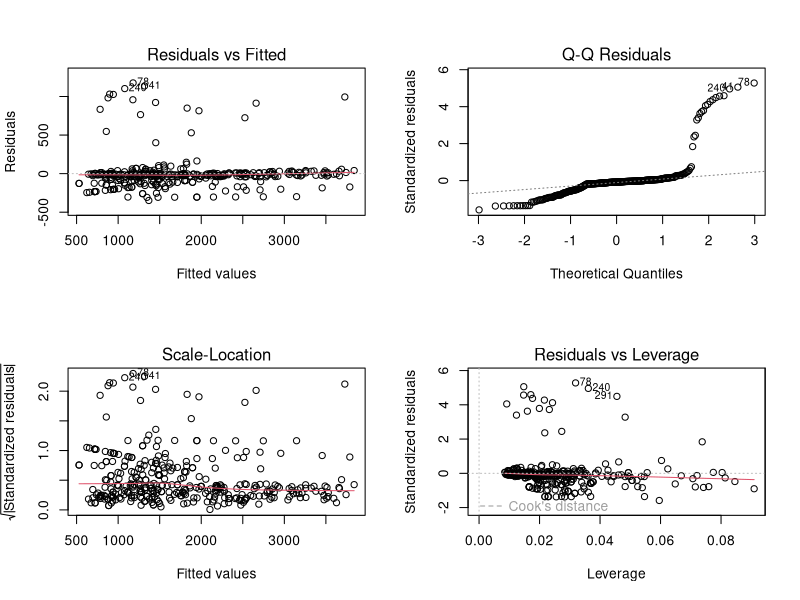
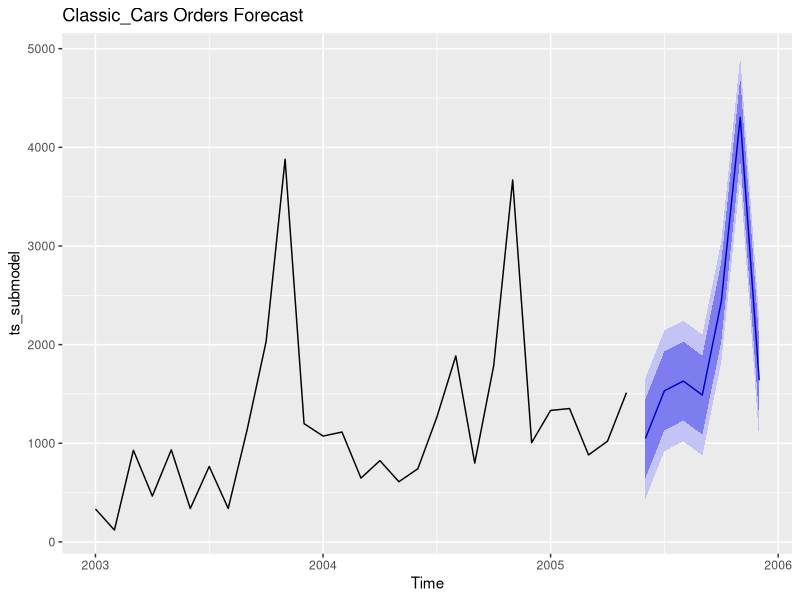
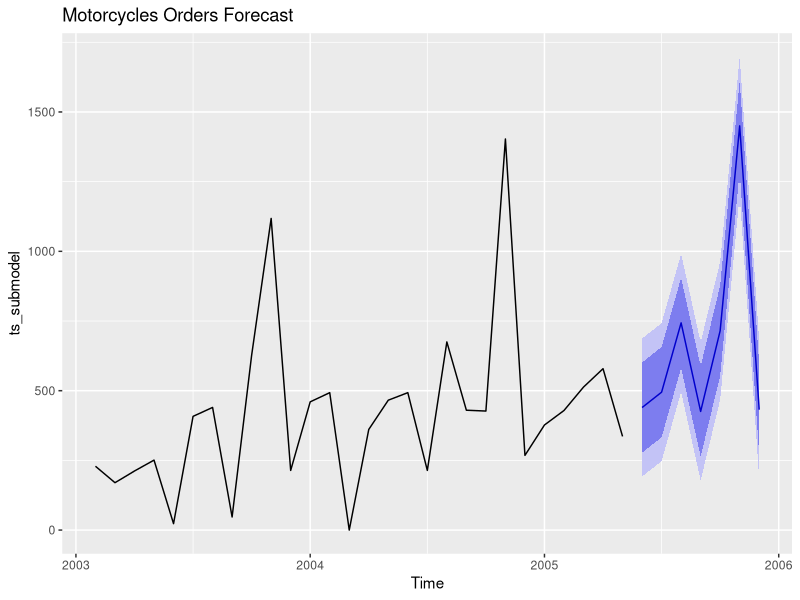
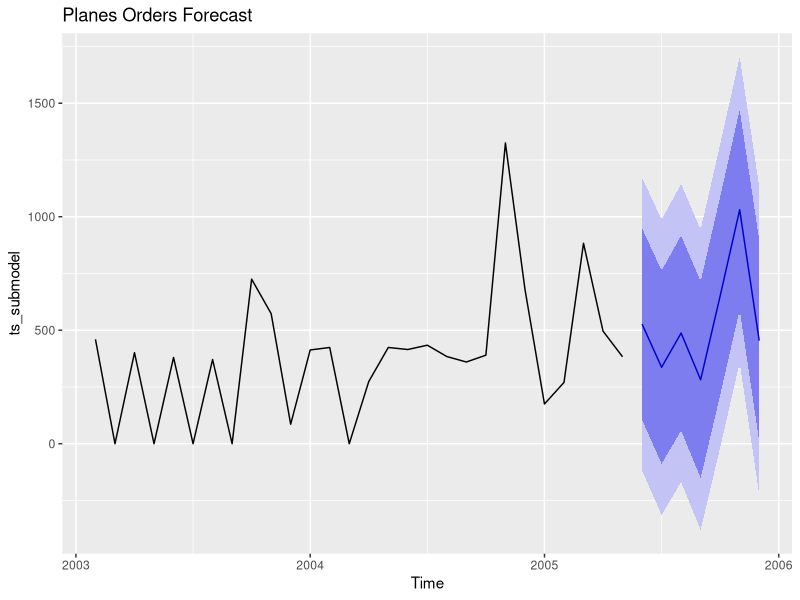
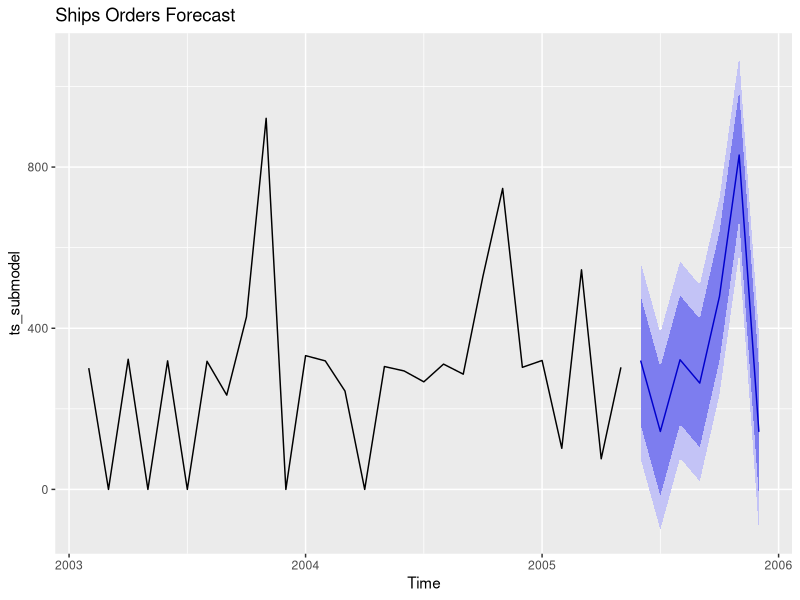
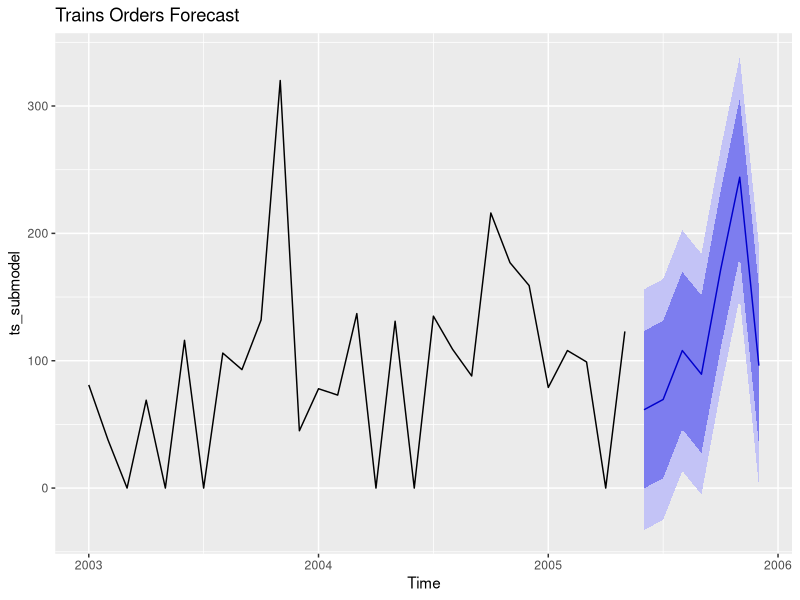
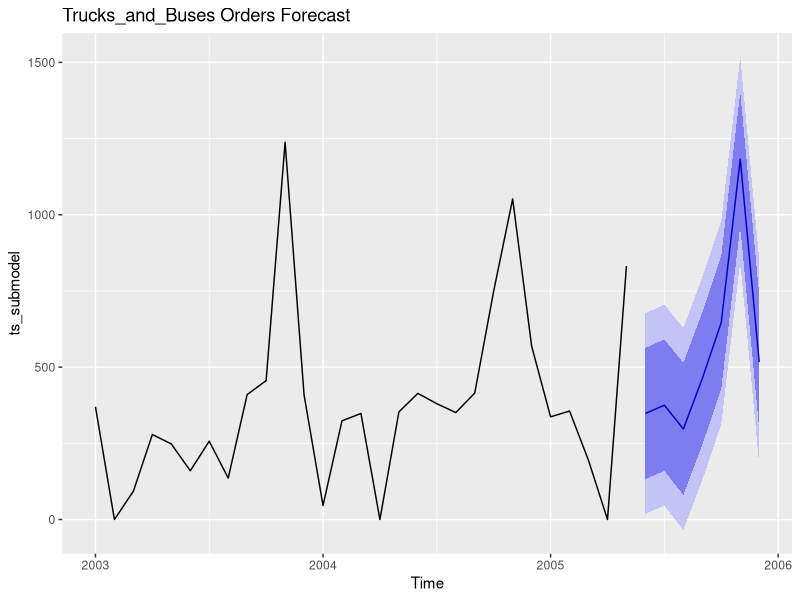
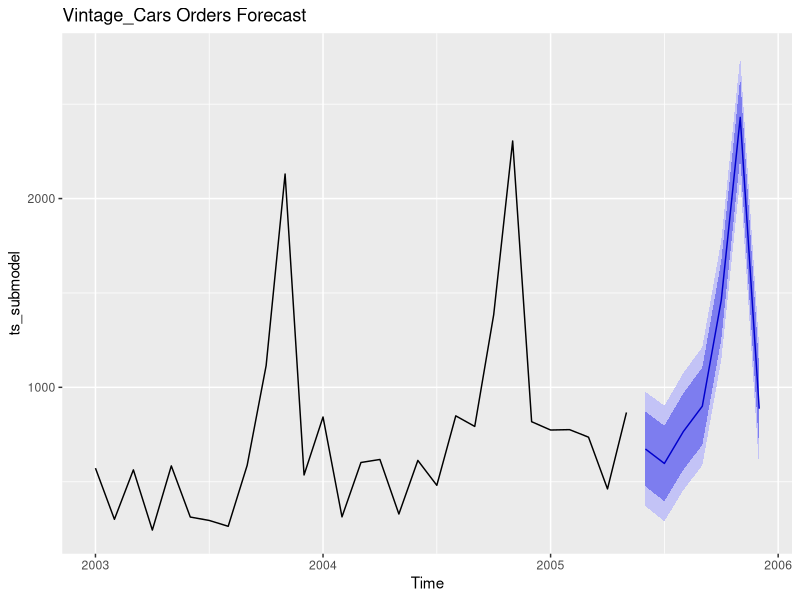

Write the R code that produced these figures, in order. (Note: this script raises an error after producing the figures.)
## ---- chunk 1
library(tidyverse)
library(readr)
library(lubridate)
library(forecast)
library(tseries)
## ---- chunk 2
# Import data, convert weeks into date datatype
production_data <- read_csv('CSV/weekly_factory_production.csv',
                            col_types = cols(
                              week = col_date(format = "%Y-%m-%d")))
# Are there null vals
colSums((is.na(production_data)))

# Add month column
production_data$MONTH_PRODUCED <- format(production_data$week, "%Y-%m")

# Rename all columns to exclude spaces
production_data <- production_data %>%
  rename(
     "Classic_Cars" = `Classic Cars`,
     "Trucks_and_Buses" = `Trucks and Buses`,
     "Vintage_Cars" = `Vintage Cars` 
  )


# The outlier column indicates sections of weekly cost data that deviates from the norm. Create a flag column with 1 indicating that the row has outlieing data
production_data$outlier_flag <- if_else(production_data$outlier > 0, 1, 0)

# Calculate total production
production_data$TOTAL_UNITS <- production_data$Classic_Cars + production_data$Motorcycles + production_data$Planes + production_data$Ships + production_data$Trucks_and_Buses+production_data$Vintage_Cars

# Calculate item production costs
production_data$`AGGREGATE_CPU` <- production_data$weekly_cost / production_data$TOTAL_UNITS
## ---- chunk 3
# Import sales data, Convert N/A values back to North America, and format date
sales_data <- read_csv("CSV/sales_data_sample_cleaned.csv")
sales_data$TERRITORY[is.na(sales_data$TERRITORY)] <- "NA"
sales_data$ORDERDATE <- mdy(sales_data$ORDERDATE)

# Create a Month_Ordered Column containing the month and year combined
sales_data$MONTH_ORDERED <- format(sales_data$ORDERDATE, "%Y-%m")

sales_data <- sales_data %>%
  mutate(PRODUCTLINE = gsub(" ", "_", PRODUCTLINE))

## ---- chunk 4
regression_products <- lm(data = production_data, weekly_cost ~ Classic_Cars + Motorcycles +
                            Planes + Ships + Trucks_and_Buses + Vintage_Cars)
summary(regression_products)
## ---- chunk 5
F0_Production <- production_data %>% filter(factory_id == "0")
F1_Production <- production_data %>% filter(factory_id == "1")
F2_Production <- production_data %>% filter(factory_id == "2")

## ---- chunk 6
f0_regression <- lm(data = F0_Production, weekly_cost ~ Classic_Cars + Ships)
summary(f0_regression)

f1_regression <- lm(data = F1_Production,weekly_cost ~  Motorcycles +Trucks_and_Buses)
summary(f1_regression)

f2_regression <- lm(data = F2_Production,weekly_cost ~ Planes+Vintage_Cars)
summary(f2_regression)

#include the factory for the regression
Master_Regression <- lm(weekly_cost ~ Classic_Cars + Motorcycles + Planes + Ships + 
                  Trucks_and_Buses + Vintage_Cars + factor(factory_id), 
                  data = production_data,
                  weights = if_else(production_data$outlier == 0, 1, 0))
summary(Master_Regression)
par(mfrow=c(2,2))
plot(Master_Regression)
par(mfrow=c(1,1))
## ---- chunk 7
# Crate a long format of production data
weekly_productions_by_productline <- production_data %>% 
  group_by(MONTH_PRODUCED) %>%
  pivot_longer(
    cols = c(Classic_Cars,Motorcycles, Planes, Ships, Trucks_and_Buses, Vintage_Cars),
    names_to = "PRODUCTLINE",
    values_to = "UNITS_PRODUCED"
  )
# Calculate product costs
weekly_productions_by_productline$AGG_PRODUCT_COSTS <- weekly_productions_by_productline$`AGGREGATE_CPU`* weekly_productions_by_productline$UNITS_PRODUCED
 
# Assign predicted coefficients of regression model to long format model
reg_coeffs <- coef(Master_Regression)
#Clean up the back ticks generated in production line names
names(reg_coeffs) <- gsub("`","", names(reg_coeffs))
# Define the base production intercept
base_intercept <- reg_coeffs["(Intercept)"]

# Implement regression calculated product cost per unit
weekly_productions_by_productline <- weekly_productions_by_productline %>%
  mutate(
    REGRESSION_CPU = ifelse(TOTAL_UNITS > 0,
                            reg_coeffs[PRODUCTLINE],
                            0)
    )

# add intercepts based on factory id_ factory 0 is base ID
weekly_productions_by_productline <- weekly_productions_by_productline %>%
  mutate(
    REG_FACTORY_BASE_COST = base_intercept + case_when(
      factory_id == 1 ~ reg_coeffs["factor(factory_id)1"],
      factory_id == 2 ~ reg_coeffs["factor(factory_id)2"],
      TRUE            ~ 0 # This handles Factory 0
    )
  )
# add regression product costs
weekly_productions_by_productline$REG_TTL_PROD_COST_NO_BASE <- weekly_productions_by_productline$REGRESSION_CPU * weekly_productions_by_productline$UNITS_PRODUCED

weekly_productions_by_productline
## ---- chunk 8
# condense the data by month and product line
monthly_productions_factory_X_productline <- weekly_productions_by_productline %>%
  group_by(MONTH_PRODUCED, PRODUCTLINE, factory_id) %>%
  summarise(
    TOTAL_UNITS_PRODUCED = sum(UNITS_PRODUCED),
    .groups = "drop"
  ) %>% filter(TOTAL_UNITS_PRODUCED != 0)
# Implement regression calculated product cost per unit
monthly_productions_factory_X_productline <- monthly_productions_factory_X_productline %>%
  mutate(
    REGRESSION_CPU = ifelse(TOTAL_UNITS_PRODUCED > 0,
                            reg_coeffs[PRODUCTLINE],
                            0)
    )

# add intercepts based on factory id_ factory 0 is base ID
monthly_productions_factory_X_productline <-monthly_productions_factory_X_productline %>%
  mutate(
    REG_FACTORY_BASE_COST = base_intercept + case_when(
      factory_id == 1 ~ reg_coeffs["factor(factory_id)1"],
      factory_id == 2 ~ reg_coeffs["factor(factory_id)2"],
      TRUE            ~ 0 # This handles Factory 0
    )
  )
# add regression product costs without base
monthly_productions_factory_X_productline$REG_PROD_COST_NO_BASE <-monthly_productions_factory_X_productline$REGRESSION_CPU * monthly_productions_factory_X_productline$TOTAL_UNITS_PRODUCED
# add regression product costs with base
monthly_productions_factory_X_productline$AVG_PRODUCTION_COST_W_BASE <- monthly_productions_factory_X_productline$REGRESSION_CPU *
  monthly_productions_factory_X_productline$TOTAL_UNITS_PRODUCED + 
  monthly_productions_factory_X_productline$REG_FACTORY_BASE_COST

monthly_productions_factory_X_productline

## ---- chunk 9
#Calculate average price by product type- used for product monthly data
monthly_sales_by_productline <- sales_data %>%
  group_by(MONTH_ORDERED, PRODUCTLINE) %>%
  summarise(
    MIN_PRICE_SOLD = min(PRICEEACH, na.rm = TRUE),
      AVG_PRICE_SOLD = mean(PRICEEACH, na.rm = TRUE),
    MAX_PRICE_SOLD = max(PRICEEACH, na.rm = TRUE),
    AVG_SHIPPED_PER_ORDER = mean(QUANTITYORDERED, na.rm = TRUE),
    TOTAL_SHIPPED = sum(QUANTITYORDERED, na.rm = TRUE),
    TOTAL_SALES = sum(SALES)
  )
monthly_sales_by_productline

Final_SalesXProduction_Productline <- monthly_productions_factory_X_productline %>%
  full_join(monthly_sales_by_productline,
            by = c("MONTH_PRODUCED" = "MONTH_ORDERED","PRODUCTLINE"))
# Calculate profits per product
Final_SalesXProduction_Productline$MIN_PRODUCT_PROFIT <- Final_SalesXProduction_Productline$MIN_PRICE_SOLD - Final_SalesXProduction_Productline$REGRESSION_CPU
Final_SalesXProduction_Productline$AVG_PRODUCT_PROFIT <- Final_SalesXProduction_Productline$AVG_PRICE_SOLD - Final_SalesXProduction_Productline$REGRESSION_CPU
Final_SalesXProduction_Productline$Max_PRODUCT_PROFIT <- Final_SalesXProduction_Productline$MAX_PRICE_SOLD - Final_SalesXProduction_Productline$REGRESSION_CPU
            
# Add Average Revenue per product
Final_SalesXProduction_Productline$MIN_TOTAL_REVENUE <- Final_SalesXProduction_Productline$TOTAL_SHIPPED * Final_SalesXProduction_Productline$MIN_PRICE_SOLD
Final_SalesXProduction_Productline$AVG_TOTAL_REVENUE <- Final_SalesXProduction_Productline$TOTAL_SHIPPED * Final_SalesXProduction_Productline$AVG_PRICE_SOLD
Final_SalesXProduction_Productline$MAX_TOTAL_REVENUE <- Final_SalesXProduction_Productline$TOTAL_SHIPPED * Final_SalesXProduction_Productline$MAX_PRICE_SOLD
# Add average profit 
Final_SalesXProduction_Productline$MIN_TOTAL_PROFIT <- Final_SalesXProduction_Productline$MIN_TOTAL_REVENUE - Final_SalesXProduction_Productline$AVG_PRODUCTION_COST_W_BASE
Final_SalesXProduction_Productline$AVG_TOTAL_PROFIT <- Final_SalesXProduction_Productline$AVG_TOTAL_REVENUE - Final_SalesXProduction_Productline$AVG_PRODUCTION_COST_W_BASE
Final_SalesXProduction_Productline$MAX_TOTAL_PROFIT <- Final_SalesXProduction_Productline$MAX_TOTAL_REVENUE - Final_SalesXProduction_Productline$AVG_PRODUCTION_COST_W_BASE
Final_SalesXProduction_Productline$ACTUAL_TOTAL_PROFIT <- Final_SalesXProduction_Productline$TOTAL_SALES - Final_SalesXProduction_Productline$AVG_PRODUCTION_COST_W_BASE

Final_SalesXProduction_Productline
## ---- chunk 10
#predicted weekly costs
production_data$PREDICTED_WEEKLY_COST <- predict(Master_Regression, newdata = production_data)

Summary_Monthly_Data <- production_data %>%
  group_by(MONTH_PRODUCED) %>%
  summarise(
    MONTHLY_PRODUCTION  = sum(TOTAL_UNITS),
    ACTUAL_MONTHLY_COST = sum(weekly_cost),
    PRED_MONTHLY_COST   = sum(PREDICTED_WEEKLY_COST),
    #Actual Cost Per Unit
    ACTUAL_AVG_CPU      = ACTUAL_MONTHLY_COST / MONTHLY_PRODUCTION,
    # Predicted Cost Per Unit
    REGRESSION_AVG_CPU  = PRED_MONTHLY_COST / MONTHLY_PRODUCTION,
    CPU_VARIANCE        = ACTUAL_AVG_CPU - REGRESSION_AVG_CPU
  )
#Calculate average price by month - used for monthly data
Monthly_Sales_Data <- sales_data %>%
  group_by(MONTH_ORDERED) %>%
  summarise(
    MIN_PRICE_SOLD = min(PRICEEACH, na.rm = TRUE),
    AVG_PRICE_SOLD = mean(PRICEEACH, na.rm = TRUE),
    MAX_PRICE_SOLD = max(PRICEEACH, na.rm = TRUE),
    AVG_SHIPPED_PER_ORDER = mean(QUANTITYORDERED, na.rm = TRUE),
    TOTAL_SHIPPED = sum(QUANTITYORDERED, na.rm = TRUE),
    TOTAL_SALES = sum(SALES)
  )
# FUll join of sales and production
Final_SalesXProduction_Month <- Summary_Monthly_Data %>%
  full_join(Monthly_Sales_Data,
            by = c("MONTH_PRODUCED" = "MONTH_ORDERED"))
# Ensure Dates are date data types
Final_SalesXProduction_Productline$Month <- ym(Final_SalesXProduction_Productline$MONTH_PRODUCED)

# Calculate profits per product
Final_SalesXProduction_Month$MIN_PRODUCT_PROFIT <- Final_SalesXProduction_Month$MIN_PRICE_SOLD - Final_SalesXProduction_Month$REGRESSION_AVG_CPU
Final_SalesXProduction_Month$AVG_PRODUCT_PROFIT <- Final_SalesXProduction_Month$AVG_PRICE_SOLD - Final_SalesXProduction_Month$REGRESSION_AVG_CPU
Final_SalesXProduction_Month$Max_PRODUCT_PROFIT <- Final_SalesXProduction_Month$MAX_PRICE_SOLD - Final_SalesXProduction_Month$REGRESSION_AVG_CPU

#add Revenue
Final_SalesXProduction_Month$MIN_TOTAL_REVENUE <- Final_SalesXProduction_Month$TOTAL_SHIPPED * Final_SalesXProduction_Month$MIN_PRICE_SOLD
Final_SalesXProduction_Month$AVG_TOTAL_REVENUE <- Final_SalesXProduction_Month$TOTAL_SHIPPED * Final_SalesXProduction_Month$AVG_PRICE_SOLD
Final_SalesXProduction_Month$MAX_TOTAL_REVENUE <- Final_SalesXProduction_Month$TOTAL_SHIPPED * Final_SalesXProduction_Month$MAX_PRICE_SOLD

#add profit
Final_SalesXProduction_Month$MIN_TOTAL_PROFIT <- Final_SalesXProduction_Month$MIN_TOTAL_REVENUE - Final_SalesXProduction_Month$ACTUAL_MONTHLY_COST
Final_SalesXProduction_Month$AVG_TOTAL_PROFIT <- Final_SalesXProduction_Month$AVG_TOTAL_REVENUE - Final_SalesXProduction_Month$ACTUAL_MONTHLY_COST
Final_SalesXProduction_Month$MAX_TOTAL_PROFIT <- Final_SalesXProduction_Month$MAX_TOTAL_REVENUE - Final_SalesXProduction_Month$ACTUAL_MONTHLY_COST
Final_SalesXProduction_Month$ACTUAL_TOTAL_PROFIT <- Final_SalesXProduction_Month$TOTAL_SALES - Final_SalesXProduction_Month$ACTUAL_MONTHLY_COST
## ---- chunk 11

# Group the data by date and product for time series
monthly_data <- sales_data %>%
  group_by(MONTH_ORDERED, PRODUCTLINE) %>%
  summarise(TOTAL_UNITS = sum(QUANTITYORDERED),
            .groups = "drop") %>%
   arrange(PRODUCTLINE, MONTH_ORDERED)

monthly_data$MONTH_ORDERED <- ym(monthly_data$MONTH_ORDERED)
  
#--------------Determine Which method to use per production line------------
production_model <- function(product_line) {
  # Create a productline time table
  submodel <- monthly_data %>%
    filter(PRODUCTLINE == product_line) %>%
    arrange(MONTH_ORDERED)
  
  # Build Time Series object
  ts_submodel <-ts(submodel$TOTAL_UNITS,
                   start = c(year(min(submodel$MONTH_ORDERED)),
                             month(min(submodel$MONTH_ORDERED))),
                   frequency = 12)
  last_date <- max(submodel$MONTH_ORDERED)
  target_end <- as.Date("2005-12-31")
  h <- interval(last_date, target_end) %/% months(1)
  
  mean_model <- meanf(ts_submodel, h = h)
  snaive_model <- snaive(ts_submodel, h = h)
  rwf_model <- rwf(ts_submodel, h = h, drift = TRUE)
  
  ets_ann <- ets(ts_submodel, model = "ANN")
  forecast_ets_ann <- forecast(ets_ann, h = h)
  
  ets_aaa <- ets(ts_submodel, model = "AAA")
  forecast_ets_aaa <- forecast(ets_aaa, h = h)
  
  ets_auto <- ets(ts_submodel)
  forecast_ets_auto <- forecast(ets_auto, h = h)
  
  arima_auto <- auto.arima(ts_submodel)
  forecast_arima <- forecast(arima_auto, h = h)
  
  lm_model <- tslm(ts_submodel ~ trend + season)
  forecast_lm <- forecast(lm_model, h = h)
  
  # STL needs 2 full years - safely skip if not enough data
  stl_forecast <- tryCatch(
    stlf(ts_submodel, h = h),
    error = function(e) NULL
  )
  
  accuracy_table <- list(
    Mean = accuracy(mean_model)[1,],
    Seasonal_Naive = accuracy(snaive_model)[1,],
    Random_Walk_Drift = accuracy(rwf_model)[1,],
    ETS_ANN = accuracy(forecast_ets_ann)[1,],
    ETS_AAA = accuracy(forecast_ets_aaa)[1,],
    ETS_Auto = accuracy(forecast_ets_auto)[1,],
    ARIMA = accuracy(forecast_arima)[1,],
    Linear_Regression = accuracy(forecast_lm)[1,]
  )
  if (!is.null(stl_forecast)) {
    accuracy_table$STL <- accuracy(stl_forecast)[1,]
  }
  
  accuracy_table <- round(do.call(rbind, accuracy_table), 2)
  cat("\n===", product_line, "===\n")
  print(accuracy_table)
  
}

#Run all forecasts
product_lines <- unique(monthly_data$PRODUCTLINE)
results <- map(product_lines, production_model)
results <- results[!sapply(results, is.null)]
## ---- chunk 12
forecast_production <- function(product_line) {
  submodel <- monthly_data %>%
    filter(PRODUCTLINE == product_line) %>%
    arrange(MONTH_ORDERED) %>%
    # Fill in missing order points with 0's
    tidyr::complete(
      MONTH_ORDERED = seq.Date(min(MONTH_ORDERED), max(MONTH_ORDERED), by = "month"),
      fill = list(TOTAL_UNITS = 0)
    )
  
  ts_submodel <- ts(submodel$TOTAL_UNITS,
                 start = c(year(min(submodel$MONTH_ORDERED)),
                           month(min(submodel$MONTH_ORDERED))),
                 frequency = 12)
  # Calculate Time series ranges
  last_date <- max(submodel$MONTH_ORDERED)
  target_end <- as.Date("2005-12-31")
  h <- interval(last_date, target_end) %/% months(1)
  
  # Use different series depending num months in dataset
  if (length(ts_submodel) < 24){
    ts_forecast <- forecast(tslm(ts_submodel ~ trend + season), h = h) 
  } else{
    stl_model <- stl(ts_submodel, s.window = "periodic")
    ts_forecast <- forecast(stl_model, h=h)
  }
  # Display forecasting data
  cat("\n===", product_line, "===\n")
  print(ts_forecast)
  
  #plot the forecast
  autoplot(ts_forecast) +
    ggtitle(paste(product_line, "Orders Forecast"))
  
}

#Run all forecasts
product_lines <- unique(monthly_data$PRODUCTLINE)
#Map the products to the function
results <- map(product_lines, forecast_production)
# Omit null values
results <- results[!sapply(results, is.null)]
print(results)
## ---- chunk 13
suppressPackageStartupMessages({
  library(forecast)
  library(tseries)
  library(scales)
  library(gridExtra)
})

# Add date column to joined product-line dataframe
Final_SalesXProduction_Productline$date <- as.Date(
  paste0(Final_SalesXProduction_Productline$MONTH_PRODUCED, "-01")
)

# Color palette used across all of Kainen's plots
# Codes are taken from online.
PALETTE <- c(
  "Classic Cars"     = "#E63946",
  "Motorcycles"      = "#457B9D",
  "Planes"           = "#2A9D8F",
  "Ships"            = "#E9C46A",
  "Trucks and Buses" = "#6A0572",
  "Vintage Cars"     = "#264653"
)

# Product lines with tracked production
product_lines <- c("Classic Cars", "Motorcycles", "Planes",
                   "Ships", "Trucks and Buses", "Vintage Cars")

forecast_horizon <- 7
## ---- chunk 14
ts_list <- list()

for (pl in product_lines) {
  pl_data <- Final_SalesXProduction_Productline %>%
    filter(PRODUCTLINE == pl, !is.na(TOTAL_UNITS_PRODUCED)) %>%
    arrange(date)

  ts_list[[pl]] <- ts(
    pl_data$TOTAL_UNITS_PRODUCED,
    start     = c(year(min(pl_data$date)), month(min(pl_data$date))),
    frequency = 12
  )
}

# Print coverage for each series
for (pl in product_lines) {
  cat(sprintf("%s:  start = %s  end = %s  n = %d obs\n",
              pl,
              paste(start(ts_list[[pl]]), collapse = "-"),
              paste(end(ts_list[[pl]]),   collapse = "-"),
              length(ts_list[[pl]])))
}
## ---- chunk 15
series_plots <- list()

for (pl in product_lines) {
  series_plots[[pl]] <- autoplot(ts_list[[pl]]) +
    ggtitle(pl) +
    xlab("Year") +
    ylab("Units Produced") +
    theme_minimal()
}

do.call(grid.arrange, c(series_plots, list(ncol = 2,
        top  = "Monthly Units Produced by Product Line (Jan 2003 - May 2005)")))
## ---- chunk 16
# Checking for difference
for (pl in product_lines) {
  d <- ndiffs(ts_list[[pl]])
  cat(sprintf("%-20s  ndiffs = %d\n", pl, d))
}
## ---- chunk 17
for (pl in product_lines) {
  result <- adf.test(ts_list[[pl]])
  cat(sprintf("%-20s  ADF p-value = %.4f  (%s)\n",
              pl,
              result$p.value,
              ifelse(result$p.value < 0.05, "stationary", "non-stationary")))
}
## ---- chunk 18
for (pl in product_lines) {
  ts_obj  <- ts_list[[pl]]
  stl_fit <- stl(ts_obj, s.window = "periodic")
  sr <- var(stl_fit$time.series[, "seasonal"]) / var(ts_obj)
  cat(sprintf("%-20s  seasonal ratio = %.3f  (%s)\n",
              pl,
              sr,
              ifelse(sr > 0.10, "seasonality detected", "weak or no seasonality")))
}
## ---- chunk 19
fit_store    <- list()
model_labels <- list()
aicc_table   <- data.frame()

for (pl in product_lines) {
  ts_obj <- ts_list[[pl]]
  n      <- length(ts_obj)

  # -- ARIMA --
  fit_arima <- tryCatch(
    auto.arima(ts_obj, stepwise = FALSE, approximation = FALSE, ic = "aicc"),
    error = function(e) NULL
  )

  # -- ETS --
  fit_ets <- tryCatch(
    ets(ts_obj, ic = "aicc"),
    error = function(e) NULL
  )

  # -- STL (ETS on seasonally adjusted component) --
  fit_stl <- tryCatch(
    stlf(ts_obj, h = forecast_horizon),
    error = function(e) NULL
  )

  # -- Linear regression with trend + season --
  fit_lm <- tryCatch(
    tslm(ts_obj ~ trend + season),
    error = function(e) NULL
  )

  # Collect AICc values (STL and LM use AIC as proxy)
  aicc_arima <- if (!is.null(fit_arima)) fit_arima$aicc   else NA
  aicc_ets   <- if (!is.null(fit_ets))   fit_ets$aicc     else NA
  aicc_stl   <- if (!is.null(fit_stl))   AIC(fit_stl$model) else NA
  aicc_lm    <- if (!is.null(fit_lm))    AIC(fit_lm)      else NA

  aicc_table <- rbind(aicc_table, data.frame(
    product_line = pl,
    ARIMA        = round(aicc_arima, 1),
    ETS          = round(aicc_ets,   1),
    STL          = round(aicc_stl,   1),
    LM           = round(aicc_lm,    1)
  ))

  # Select best model by lowest AICc
  candidates <- c(ARIMA = aicc_arima, ETS = aicc_ets, STL = aicc_stl, LM = aicc_lm)
  best_name  <- names(which.min(candidates))

  best_fit <- switch(best_name,
    ARIMA = fit_arima,
    ETS   = fit_ets,
    STL   = fit_stl$model,
    LM    = fit_lm
  )

  fit_store[[pl]]    <- list(arima = fit_arima, ets = fit_ets,
                             stl   = fit_stl,   lm  = fit_lm,
                             best  = best_fit,  best_name = best_name)
  model_labels[[pl]] <- best_name

  cat(sprintf("\n%s -- selected: %s  (AICc: ARIMA=%.1f  ETS=%.1f  STL=%.1f  LM=%.1f)\n",
              pl, best_name,
              aicc_arima, aicc_ets, aicc_stl, aicc_lm))
}
## ---- chunk 20
print(aicc_table, row.names = FALSE)
## ---- chunk 21
for (pl in product_lines) {
  ts_obj <- ts_list[[pl]]
  fits   <- fit_store[[pl]]

  fc_arima <- if (!is.null(fits$arima)) forecast(fits$arima, h = forecast_horizon) else NULL
  fc_ets   <- if (!is.null(fits$ets))   forecast(fits$ets,   h = forecast_horizon) else NULL
  fc_stl   <- fits$stl
  fc_lm    <- if (!is.null(fits$lm))    forecast(fits$lm,    h = forecast_horizon) else NULL

  rows <- list()
  if (!is.null(fc_arima)) rows[["ARIMA"]] <- accuracy(fc_arima)[1, ]
  if (!is.null(fc_ets))   rows[["ETS"]]   <- accuracy(fc_ets)[1, ]
  if (!is.null(fc_stl))   rows[["STL"]]   <- accuracy(fc_stl)[1, ]
  if (!is.null(fc_lm))    rows[["LM"]]    <- accuracy(fc_lm)[1, ]

  if (length(rows) > 0) {
    tbl <- round(do.call(rbind, rows), 2)
    cat(sprintf("\n--- %s (selected: %s) ---\n", pl, model_labels[[pl]]))
    print(tbl)
  }
}
## ---- chunk 22
for (pl in product_lines) {
  fits      <- fit_store[[pl]]
  best_name <- model_labels[[pl]]
  best_fit  <- fits$best

  cat(sprintf("\n=== %s -- diagnostics for selected model: %s ===\n", pl, best_name))
  checkresiduals(best_fit)
}
## ---- chunk 23
forecast_dates <- seq(as.Date("2005-06-01"), as.Date("2005-12-01"), by = "month")

for (pl in product_lines) {
  fits      <- fit_store[[pl]]
  best_name <- model_labels[[pl]]

  fc <- fits$stl

  fc_store[[pl]] <- fc

  print(
    autoplot(fc) +
      xlim(2003, 2006) +
      ggtitle(paste(pl, "-- forecast Jun-Dec 2005 (", best_name, ")")) +
      xlab("Month") +
      ylab("Units Produced") +
      theme_minimal()
  )
}
## ---- chunk 24
profit_per_unit <- Final_SalesXProduction_Productline %>%
  filter(!is.na(ACTUAL_PROFIT),
         !is.na(TOTAL_UNITS_PRODUCED),
         TOTAL_UNITS_PRODUCED > 0) %>%
  mutate(ppu = ACTUAL_PROFIT / TOTAL_UNITS_PRODUCED) %>%
  group_by(PRODUCTLINE) %>%
  summarise(avg_profit_per_unit = mean(ppu, na.rm = TRUE),
            n_months = n(),
            .groups = "drop") %>%
  rename(product_line = PRODUCTLINE) %>%
  arrange(desc(avg_profit_per_unit))

print(profit_per_unit, digits = 2)
## ---- chunk 25
# Build a dataframe of point forecasts for Jun-Dec 2005
forecast_months <- seq(as.Date("2005-06-01"), as.Date("2005-12-01"), by = "month")

fc_rows <- list()
for (pl in product_lines) {
  fc     <- fc_store[[pl]]
  fc_rows[[pl]] <- data.frame(
    product_line = pl,
    month        = forecast_months,
    forecast     = pmax(0, as.numeric(fc$mean)),
    lower80      = pmax(0, as.numeric(fc$lower[, 1])),
    upper80      = pmax(0, as.numeric(fc$upper[, 1]))
  )
}

fc_df <- do.call(rbind, fc_rows)

# Join profit per unit and calculate projected profit
fc_profit <- merge(fc_df,
                   profit_per_unit[, c("product_line", "avg_profit_per_unit")],
                   by = "product_line")

fc_profit$projected_profit <- fc_profit$forecast   * fc_profit$avg_profit_per_unit
fc_profit$profit_lo80      <- fc_profit$lower80    * fc_profit$avg_profit_per_unit
fc_profit$profit_hi80      <- fc_profit$upper80    * fc_profit$avg_profit_per_unit
fc_profit$month_label      <- format(fc_profit$month, "%b %Y")

# Summary by product line
profit_by_pl <- aggregate(
  cbind(total_units = forecast,
        total_profit = projected_profit,
        lower_80 = profit_lo80,
        upper_80 = profit_hi80) ~ product_line,
  data = fc_profit, FUN = sum
)
profit_by_pl <- profit_by_pl[order(-profit_by_pl$total_profit), ]

# Factory map
factory_map <- unique(Final_SalesXProduction_Productline[
  !is.na(Final_SalesXProduction_Productline$factory_id),
  c("PRODUCTLINE", "factory_id")
])
names(factory_map)[1] <- "product_line"
factory_map <- factory_map[!duplicated(factory_map$product_line), ]

profit_by_factory <- merge(fc_profit, factory_map, by = "product_line", all.x = TRUE)
profit_by_factory <- aggregate(
  cbind(total_profit = projected_profit,
        lower_80 = profit_lo80,
        upper_80 = profit_hi80) ~ factory_id,
  data = profit_by_factory[!is.na(profit_by_factory$factory_id), ],
  FUN = sum
)

overall_profit <- sum(profit_by_pl$total_profit, na.rm = TRUE)

cat("\n=== Projected Profit by Product Line (Jun-Dec 2005) ===\n")
profit_by_pl$total_profit_fmt <- dollar(round(profit_by_pl$total_profit))
profit_by_pl$lower_80_fmt     <- dollar(round(profit_by_pl$lower_80))
profit_by_pl$upper_80_fmt     <- dollar(round(profit_by_pl$upper_80))
print(profit_by_pl[, c("product_line", "total_units",
                        "total_profit_fmt", "lower_80_fmt", "upper_80_fmt")],
      row.names = FALSE)

cat(sprintf("\nCompany Total (excl. Trains): %s\n", dollar(round(overall_profit))))

cat("\n=== Projected Profit by Factory (Jun-Dec 2005) ===\n")
print(profit_by_factory, row.names = FALSE)
## ---- chunk 26
month_order <- format(forecast_months, "%b %Y")
fc_profit$month_label <- factor(fc_profit$month_label, levels = month_order)

p_monthly <- ggplot(fc_profit,
                    aes(x = month_label,
                        y = projected_profit / 1e6,
                        fill = product_line)) +
  geom_col(width = 0.7) +
  scale_fill_manual(values = PALETTE) +
  scale_y_continuous(labels = dollar_format(suffix = "M", prefix = "$")) +
  labs(title   = "Projected Monthly Profit by Product Line (Jun-Dec 2005)",
       x       = NULL,
       y       = "Projected Profit (USD Millions)",
       fill    = "Product Line",
       caption = "Point forecast x average historical profit per unit") +
  theme_minimal() +
  theme(axis.text.x = element_text(angle = 30, hjust = 1))

p_monthly
## ---- chunk 27
profit_by_pl$product_line <- reorder(profit_by_pl$product_line,
                                     profit_by_pl$total_profit)

p_total <- ggplot(profit_by_pl,
                  aes(x = total_profit / 1e6,
                      y = product_line,
                      fill = as.character(product_line))) +
  geom_col(width = 0.6, show.legend = FALSE) +
  scale_fill_manual(values = PALETTE) +
  scale_x_continuous(labels = dollar_format(suffix = "M", prefix = "$")) +
  labs(title   = "Total Projected Profit by Product Line (Jun-Dec 2005)",
       x       = "Total Projected Profit (USD Millions)",
       y       = NULL,
  theme_minimal())

p_total
## ---- chunk 28
profit_by_factory$factory_label <- paste0("Factory ", profit_by_factory$factory_id)

p_factory <- ggplot(profit_by_factory,
                    aes(x = factory_label,
                        y = total_profit / 1e6,
                        fill = factory_label)) +
  geom_col(width = 0.5, show.legend = FALSE) +
  scale_fill_manual(values = c("Factory 0" = "#264653",
                               "Factory 1" = "#457B9D",
                               "Factory 2" = "#2A9D8F")) +
  scale_y_continuous(labels = dollar_format(suffix = "M", prefix = "$")) +
  labs(title = "Total Projected Profit by Factory (Jun-Dec 2005)",
       x     = NULL,
       y     = "Total Projected Profit (USD Millions)") +
  theme_minimal()

p_factory
## ---- chunk 29
acf_plots <- list()

for (pl in product_lines) {
  ts_obj   <- ts_list[[pl]]
  acf_data <- acf(ts_obj, plot = FALSE, lag.max = 20)
  df_acf   <- data.frame(lag = as.numeric(acf_data$lag),
                         acf = as.numeric(acf_data$acf))
  ci <- qnorm(0.975) / sqrt(length(ts_obj))

  acf_plots[[pl]] <- ggplot(df_acf, aes(x = lag, y = acf)) +
    geom_hline(yintercept = 0, color = "grey50") +
    geom_hline(yintercept = c(-ci, ci), linetype = "dashed", color = "steelblue") +
    geom_segment(aes(xend = lag, y = 0, yend = acf), color = PALETTE[pl]) +
    geom_point(color = PALETTE[pl], size = 1.5) +
    ylim(-1, 1) +
    labs(title = pl, x = "Lag (months)", y = "ACF") +
    theme_minimal()
}

g_acf <- do.call(grid.arrange,
                 c(acf_plots, list(ncol = 2, top = "ACF by Product Line")))

## ---- chunk 30
resid_plots <- list()

for (pl in product_lines) {
  fits      <- fit_store[[pl]]
  best_name <- model_labels[[pl]]

  res <- residuals(fits$best)
  df_res <- data.frame(t = as.numeric(time(res)), resid = as.numeric(res))

  resid_plots[[pl]] <- ggplot(df_res, aes(x = t, y = resid)) +
    geom_hline(yintercept = 0, linetype = "dashed", color = "grey50") +
    geom_line(color = PALETTE[pl]) +
    geom_point(color = PALETTE[pl], size = 1.5) +
    labs(title    = pl,
         subtitle = paste("Model:", best_name),
         x        = "Time",
         y        = "Residual") +
    theme_minimal()
}

g_resid <- do.call(grid.arrange,
                   c(resid_plots, list(ncol = 2, top = "Model Residuals by Product Line")))
